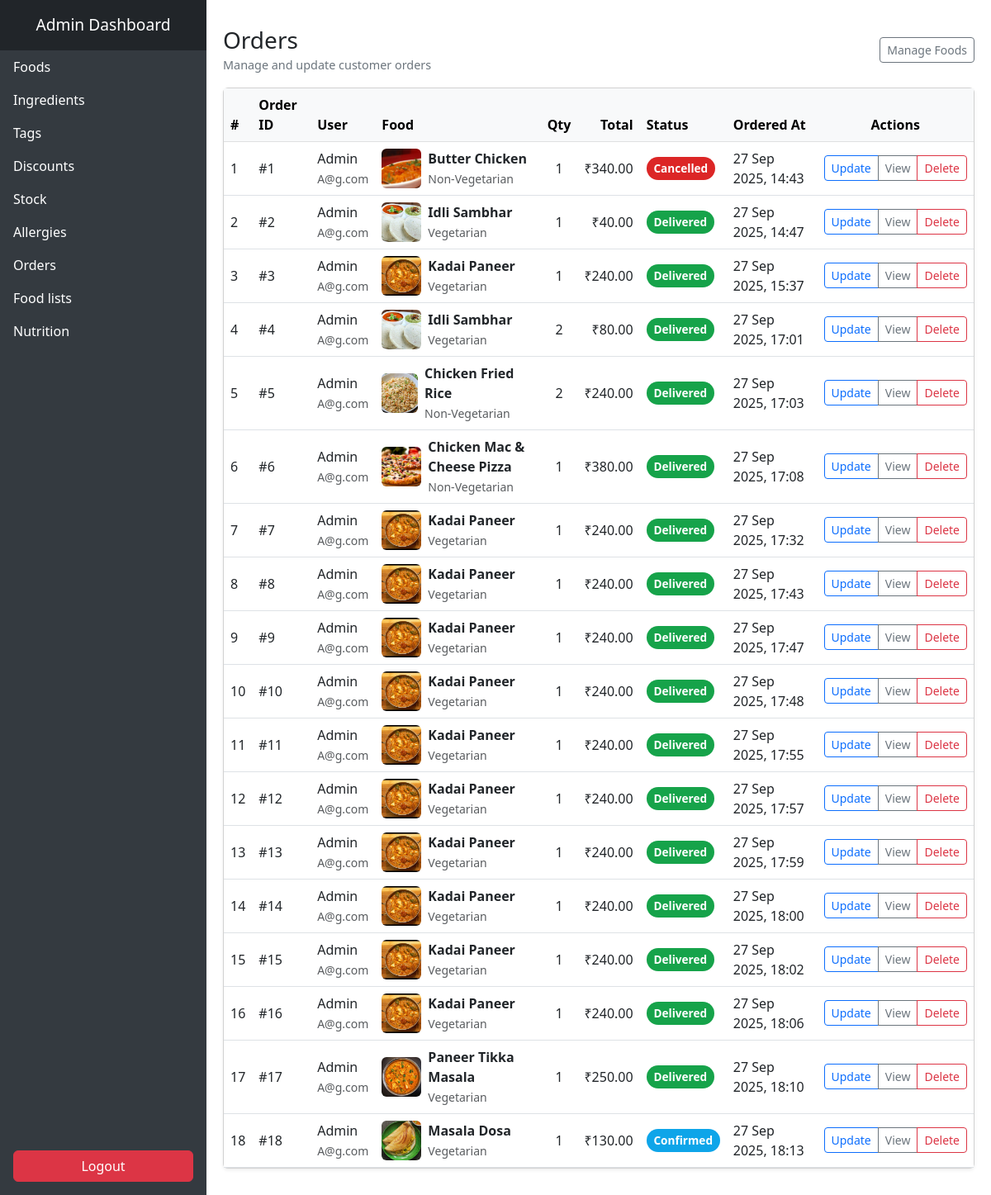
Screenshot of /orders/ with the database file from the repository.
### food_app/models.py (models this page shows, shortened)
class Order(models.Model):
    ORDER_STATUS = [
        ('PENDING', 'Pending'),
        ('CONFIRMED', 'Confirmed'),
        ('PREPARING', 'Preparing'),
        ('DELIVERED', 'Delivered'),
        ('CANCELLED', 'Cancelled'),
    ]
    user = models.ForeignKey(User, on_delete=models.CASCADE)
    food = models.ForeignKey(Food, on_delete=models.CASCADE)
    quantity = models.PositiveIntegerField(default=1)
    total_price = models.DecimalField(max_digits=8, decimal_places=2, blank=True, null=True)
    status = models.CharField(max_length=20, choices=ORDER_STATUS, default='PENDING')
    ordered_at = models.DateTimeField(auto_now_add=True)
    delivered_at = models.DateTimeField(null=True, blank=True)
    razorpay_order_id = models.CharField(max_length=255, blank=True, null=True)
    razorpay_payment_id = models.CharField(max_length=255, blank=True, null=True)
    razorpay_signature = models.CharField(max_length=255, blank=True, null=True)

class Food(models.Model):
    FOOD_CATEGORIES = [
        ('VEG', 'Vegetarian'),
        ('NONVEG', 'Non-Vegetarian'),
        ('VEGAN', 'Vegan'),
        ('BEV', 'Beverage'),
        ('DESSERT', 'Dessert'),
    ]
    food_name = models.CharField(max_length=50)
    category = models.CharField(max_length=20, choices=FOOD_CATEGORIES)
    sub_category = models.CharField(max_length=50, blank=True)
    types = models.CharField(max_length=50, blank=True)  # e.g., Organic, Homemade
    calories = models.PositiveIntegerField(null=True, blank=True)
    price = models.DecimalField(max_digits=8, decimal_places=2)
    available = models.BooleanField(default=True)
    image = models.ImageField(upload_to='food_images/', null=True, blank=True)
    description = models.TextField(blank=True)

### food_app/views.py (the view)
# urls.py: path('orders/', views.order_list, name='admin_orders'),
def order_list(request):
    orders = Order.objects.select_related('food', 'user').all()
    return render(request, 'food_app/order_list.html', {'orders': orders})

### templates/food_app/order_list.html (shortened to what this page needs)
{% extends "admin_base.html" %}
{% load static %}
{% block content %}
<link href="https://cdn.jsdelivr.net/npm/bootstrap@5.3.0/dist/css/bootstrap.min.css" rel="stylesheet">
<div class="orders-card">
  <div class="d-flex justify-content-between align-items-center mb-3">
    <div>
      <h3 class="mb-0">Orders</h3>
      <small class="small-muted">Manage and update customer orders</small>
    </div>
    <div>
      <a href="{% url 'admin_food' %}" class="btn btn-outline-secondary btn-sm">Manage Foods</a>
    </div>
  </div>
  <div class="card shadow-sm">
    <div class="card-body p-0">
      <div class="table-responsive">
        <table class="table table-hover align-middle mb-0">
          <thead class="table-light">
            <tr>
              <th>#</th>
              <th>Order ID</th>
              <th>User</th>
              <th>Food</th>
              <th class="text-center">Qty</th>
              <th class="text-end">Total</th>
              <th>Status</th>
              <th>Ordered At</th>
              <th class="text-center">Actions</th>
            </tr>
          </thead>
          <tbody>
            {% for order in orders %}
            <tr class="order-row">
              <td>{{ forloop.counter }}</td>
              <td class="nowrap">#{{ order.id }}</td>
              <td>
                {% if order.user %}
                  {{ order.user.username }}<br>
                  <small class="text-muted">{{ order.user.email }}</small>
                {% else %}
                  Guest
                {% endif %}
              </td>
              <td>
                <div class="d-flex align-items-center gap-2">
                  {% if order.food and order.food.image %}
                    <img src="{{ order.food.image.url }}" alt="{{ order.food.food_name }}" style="width:48px;height:48px;object-fit:cover;border-radius:6px;">
                  {% endif %}
                  <div>
                    {% if order.food %}
                      <strong>{{ order.food.food_name }}</strong><br>
                      <small class="text-muted">{{ order.food.get_category_display }}</small>
                    {% else %}
                      <span class="text-muted">Item removed</span>
                    {% endif %}
                  </div>
                </div>
              </td>
              <td class="text-center">{{ order.quantity }}</td>
              <td class="text-end">₹{{ order.total_price|default:"0.00" }}</td>
              <td>
                <span class="status-pill status-{{ order.status }}">
                  {{ order.get_status_display }}
                </span>
              </td>
              <td>{{ order.ordered_at|date:"d M Y, H:i" }}</td>
              <td class="text-center">
                <div class="btn-group" role="group">
                  <a href="{% url 'edit_order' order.id %}" class="btn btn-sm btn-outline-primary" title="Update status">Update</a>
                  <button type="button" class="btn btn-sm btn-outline-secondary view-order-btn" data-order-id="{{ order.id }}"
                    data-order-user="{{ order.user.username|default:'Guest' }}"
                    data-order-food="{{ order.food.food_name|default:'-' }}"
                    data-order-qty="{{ order.quantity }}"
                    data-order-total="{{ order.total_price }}"
                    data-order-status="{{ order.get_status_display }}"
                    data-order-time="{{ order.ordered_at|date:'d M Y, H:i' }}"
                    data-bs-toggle="modal" data-bs-target="#orderViewModal">
                    View
                  </button>
                  <a href="{% url 'delete_order' order.id %}" class="btn btn-sm btn-outline-danger"
                     onclick="return confirm('Are you sure you want to delete order #{{ order.id }}?');">
                    Delete
                  </a>
                </div>
              </td>
            </tr>
            {% empty %}
            <tr>
              <td colspan="9" class="text-center p-4 text-muted">No orders found.</td>
            </tr>
            {% endfor %}
          </tbody>
        </table>
      </div>
    </div>
  </div>
</div>
{% endblock %}

### templates/admin_base.html (style rules this page uses)
body { min-height: 100vh; display: flex; }

### templates/food_app/order_list.html (style rules this page uses)
.orders-card { max-width: 1200px; margin: 12px auto; }
.small-muted { color: #6c757d; font-size: .9rem; }
.status-pill { padding: .28rem .55rem; border-radius: 999px; font-weight:600; color:#fff; font-size:.85rem; }
.status-CONFIRMED { background:#0ea5e9; }
.status-DELIVERED { background:#16a34a; }
.status-CANCELLED { background:#dc2626; }
.nowrap { white-space: nowrap; }

### rows the page displays
Order: id "1", user.username "Admin", user.email "A@g.com", food.image (picture), food.food_name "Butter Chicken", food.category "Non-Vegetarian", quantity "1", total_price "340.00", status "Cancelled", ordered_at "27 Sep 2025, 14:43"
Order: id "2", user.username "Admin", user.email "A@g.com", food.image (picture), food.food_name "Idli Sambhar", food.category "Vegetarian", quantity "1", total_price "40.00", status "Delivered", ordered_at "27 Sep 2025, 14:47"
Order: id "3", user.username "Admin", user.email "A@g.com", food.image (picture), food.food_name "Kadai Paneer", food.category "Vegetarian", quantity "1", total_price "240.00", status "Delivered", ordered_at "27 Sep 2025, 15:37"
Order: id "4", user.username "Admin", user.email "A@g.com", food.image (picture), food.food_name "Idli Sambhar", food.category "Vegetarian", quantity "2", total_price "80.00", status "Delivered", ordered_at "27 Sep 2025, 17:01"
Order: id "5", user.username "Admin", user.email "A@g.com", food.image (picture), food.food_name "Chicken Fried Rice", food.category "Non-Vegetarian", quantity "2", total_price "240.00", status "Delivered", ordered_at "27 Sep 2025, 17:03"
Order: id "6", user.username "Admin", user.email "A@g.com", food.image (picture), food.food_name "Chicken Mac & Cheese Pizza", food.category "Non-Vegetarian", quantity "1", total_price "380.00", status "Delivered", ordered_at "27 Sep 2025, 17:08"
Order: id "7", user.username "Admin", user.email "A@g.com", food.image (picture), food.food_name "Kadai Paneer", food.category "Vegetarian", quantity "1", total_price "240.00", status "Delivered", ordered_at "27 Sep 2025, 17:32"
Order: id "8", user.username "Admin", user.email "A@g.com", food.image (picture), food.food_name "Kadai Paneer", food.category "Vegetarian", quantity "1", total_price "240.00", status "Delivered", ordered_at "27 Sep 2025, 17:43"
Order: id "9", user.username "Admin", user.email "A@g.com", food.image (picture), food.food_name "Kadai Paneer", food.category "Vegetarian", quantity "1", total_price "240.00", status "Delivered", ordered_at "27 Sep 2025, 17:47"
Order: id "10", user.username "Admin", user.email "A@g.com", food.image (picture), food.food_name "Kadai Paneer", food.category "Vegetarian", quantity "1", total_price "240.00", status "Delivered", ordered_at "27 Sep 2025, 17:48"
Order: id "11", user.username "Admin", user.email "A@g.com", food.image (picture), food.food_name "Kadai Paneer", food.category "Vegetarian", quantity "1", total_price "240.00", status "Delivered", ordered_at "27 Sep 2025, 17:55"
Order: id "12", user.username "Admin", user.email "A@g.com", food.image (picture), food.food_name "Kadai Paneer", food.category "Vegetarian", quantity "1", total_price "240.00", status "Delivered", ordered_at "27 Sep 2025, 17:57"
Order: id "13", user.username "Admin", user.email "A@g.com", food.image (picture), food.food_name "Kadai Paneer", food.category "Vegetarian", quantity "1", total_price "240.00", status "Delivered", ordered_at "27 Sep 2025, 17:59"
Order: id "14", user.username "Admin", user.email "A@g.com", food.image (picture), food.food_name "Kadai Paneer", food.category "Vegetarian", quantity "1", total_price "240.00", status "Delivered", ordered_at "27 Sep 2025, 18:00"
Order: id "15", user.username "Admin", user.email "A@g.com", food.image (picture), food.food_name "Kadai Paneer", food.category "Vegetarian", quantity "1", total_price "240.00", status "Delivered", ordered_at "27 Sep 2025, 18:02"
Order: id "16", user.username "Admin", user.email "A@g.com", food.image (picture), food.food_name "Kadai Paneer", food.category "Vegetarian", quantity "1", total_price "240.00", status "Delivered", ordered_at "27 Sep 2025, 18:06"
Order: id "17", user.username "Admin", user.email "A@g.com", food.image (picture), food.food_name "Paneer Tikka Masala", food.category "Vegetarian", quantity "1", total_price "250.00", status "Delivered", ordered_at "27 Sep 2025, 18:10"
Order: id "18", user.username "Admin", user.email "A@g.com", food.image (picture), food.food_name "Masala Dosa", food.category "Vegetarian", quantity "1", total_price "130.00", status "Confirmed", ordered_at "27 Sep 2025, 18:13"
